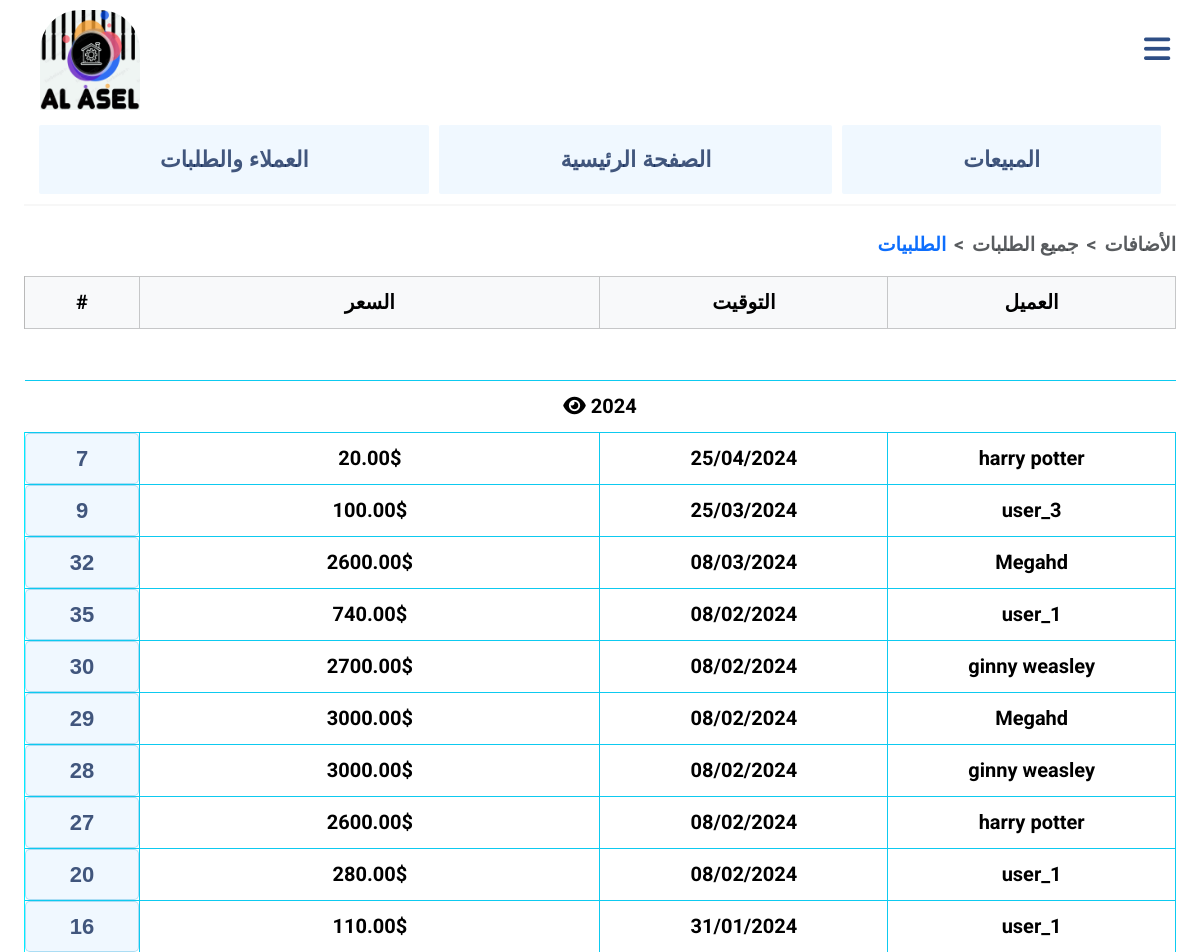
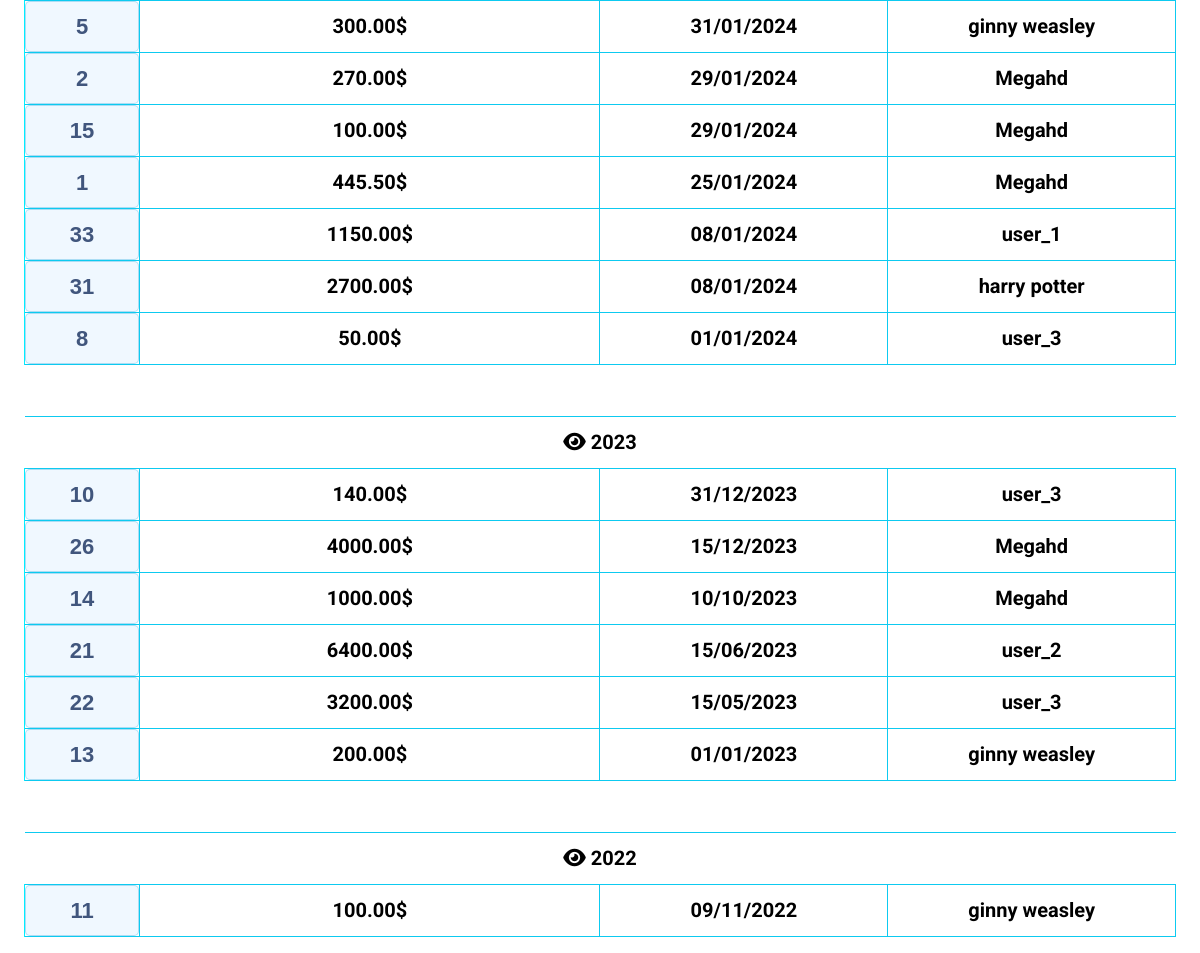
The app's page /users/all_orders (signed in) with its own data (2 pictures, top to bottom).
### main/models.py (models this page shows, shortened)
class Order(models.Model):
    customer = models.ForeignKey(Customer, on_delete=models.CASCADE, related_name="orders")
    created_at = models.DateTimeField(null=True, blank=True)
    total_real_price = models.DecimalField(max_digits=10, decimal_places=2, default=0)
    actual_price = models.DecimalField(max_digits=10, decimal_places=2, default=0)
    total_order_price = models.DecimalField(max_digits=10, decimal_places=2, default=0)
    profit = models.DecimalField(max_digits=10, decimal_places=2, default=0, null=True, blank=True)
    discount = models.IntegerField(default = 0, validators=[
            MinValueValidator(-100),
            MaxValueValidator(100)
        ])
    is_gomla = models.BooleanField(default=False)
    is_used = models.BooleanField(default=True)
    is_fully_paid = models.BooleanField(default=True)
    rest_money = models.DecimalField(max_digits=10, decimal_places=2, default=0, null=True, blank=True)

class Customer(models.Model):
    name = models.CharField(max_length=64)
    is_shop = models.BooleanField(default=False)
    is_supplier = models.BooleanField(default=False)
    number = models.PositiveIntegerField(
        unique=True,
        validators=[
            MinValueValidator(1000000001),
            MaxValueValidator(1599999999)
        ]
    )

### main/views.py (the view)
# urls.py: path("users/all_orders", views.all_orders, name="all_orders"),
@login_required(login_url="/login/")
def all_orders(request):
    orders = Order.objects.filter(is_used=True).order_by("-created_at")
    dates = orders.values_list("created_at", flat=True); years = {}
    for date in dates:
        date = change_zone(date)
        if not date.year in years.keys():
            years[f"{date.year}"] = orders.filter(created_at__range=(datetime.date(date.year, 1, 1), datetime.date(date.year + 1, 1, 1)))
    return render(request, "main/all_orders.html", {
        "years": years,
    })

### main/views.py (called while the page is built)
def change_zone(date):
    return timezone.localtime(date)

### main/templates/main/all_orders.html (shortened to what this page needs)
{% extends "main/layout.html" %}
{% load static %}
{% block body %}
<nav style="--bs-breadcrumb-divider: '<';" aria-label="breadcrumb">
    <ol class="breadcrumb">
      <li class="breadcrumb-item "><a href="{% url 'main:all_coming_orders' %}">الطلبيات</a></li>
      <li class="breadcrumb-item active" aria-current="page">جميع الطلبات </li>
      <li class="breadcrumb-item active" aria-current="page">الأضافات</li>
    </ol>
</nav>
<table class="table caption-top table-bordered border-info" id="user_orders_table">
    <thead class="table-light">
        <tr>
        <th class="table_left" scope="col" style="border-left-color: rgb(185, 185, 185);">#</th>
        <th class="table_mid_right" scope="col">السعر</th>
        <th class="table_right" scope="col">التوقيت</th>
        <th class="table_mid_left" scope="col">العميل</th>
        </tr>
    </thead>
    {% for year, orders in years.items %}
        <tr>
            <td style="border-style: none;"colspan="4">&nbsp;</td>
        </tr>
        <tr data-code="year_{{year}}" class="year">
            <td colspan="4" style="text-align: center; font-weight: bold; border-style: none;">
                <span class="toggle-icon" data-toggle="year_{{year}}">
                    <i class="fas fa-eye"></i>
                </span>
            {{ year }}
            </td>
        </tr>
        <tbody id="year_{{year}}">
            {% for order in orders %}
                <tr>
                    <th scope="row" class="table_left container_order_id_link" style="border-left-color: rgb(0, 238, 255);">
                        <a class="submit_button order_id_link " href={% url 'main:order_info' order.id %}>{{ order.id }}</a>
                    </th>
                    <td class="table_mid_left">{{ order.total_order_price }}$</td>
                    <td class="table_right">{{ order.created_at|date:"d/m/Y" }}</td>
                    <td class="table_mid_right">{{ order.customer.name }} </td>
                </tr>
            {%endfor%}
        </tbody>
    {%endfor%}
</table>
{% endblock %}

### main/static/main/mainn.css (style rules this page uses)
.submit_button, .order_rank, .input_search { background-color: aliceblue; font-family: arial; font-weight:600; color:rgba(5, 31, 80, 0.747); font-size: 22px; padding: 7px; border-style: solid; border-radius: 5px; border-width: 1px; border-color: rgba(135, 209, 238, 0.658); }
body { padding-left: 2%; padding-right: 2%; font-family: arial; font-weight: bold; margin-top: 0; font-family: Roboto, Arial, sans-serif; }
body { transition: padding-right 0.3s ease; }
a { text-decoration: none; }
td, th { font-size: 20px; height: 40px; text-align: right; width: auto; padding-left: 10px; padding-right: 10px; text-align: center; border-bottom: 1px solid; border-top: 1px solid; }
.table_left.container_order_id_link { position: relative; width: auto; }
.order_id_link { position: absolute; left: 0; right: 0; top: 0; bottom: 0; overflow-x: auto; overflow-y: hidden; }
#user_orders_table td, #user_orders_table tr { line-height: 35px; }
.table_left { width: 10%; }
.table_mid_left { width: 40%; }
.table_mid_right { width: 25%; }
.table_right { width: 25%; }
.breadcrumb { justify-content: flex-end; font-size: larger; }

### records on screen
Order: id "7", total_order_price "20.00", created_at "25/04/2024", customer.name "harry potter"
Order: id "9", total_order_price "100.00", created_at "25/03/2024", customer.name "user_3"
Order: id "32", total_order_price "2600.00", created_at "08/03/2024", customer.name "Megahd"
Order: id "35", total_order_price "740.00", created_at "08/02/2024", customer.name "user_1"
Order: id "30", total_order_price "2700.00", created_at "08/02/2024", customer.name "ginny weasley"
Order: id "29", total_order_price "3000.00", created_at "08/02/2024", customer.name "Megahd"
Order: id "28", total_order_price "3000.00", created_at "08/02/2024", customer.name "ginny weasley"
Order: id "27", total_order_price "2600.00", created_at "08/02/2024", customer.name "harry potter"
Order: id "20", total_order_price "280.00", created_at "08/02/2024", customer.name "user_1"
Order: id "16", total_order_price "110.00", created_at "31/01/2024", customer.name "user_1"
Order: id "5", total_order_price "300.00", created_at "31/01/2024", customer.name "ginny weasley"
Order: id "2", total_order_price "270.00", created_at "29/01/2024", customer.name "Megahd"
Order: id "15", total_order_price "100.00", created_at "29/01/2024", customer.name "Megahd"
Order: id "1", total_order_price "445.50", created_at "25/01/2024", customer.name "Megahd"
Order: id "33", total_order_price "1150.00", created_at "08/01/2024", customer.name "user_1"
Order: id "31", total_order_price "2700.00", created_at "08/01/2024", customer.name "harry potter"
Order: id "8", total_order_price "50.00", created_at "01/01/2024", customer.name "user_3"
Order: id "10", total_order_price "140.00", created_at "31/12/2023", customer.name "user_3"
Order: id "26", total_order_price "4000.00", created_at "15/12/2023", customer.name "Megahd"
Order: id "14", total_order_price "1000.00", created_at "10/10/2023", customer.name "Megahd"
Order: id "21", total_order_price "6400.00", created_at "15/06/2023", customer.name "user_2"
Order: id "22", total_order_price "3200.00", created_at "15/05/2023", customer.name "user_3"
Order: id "13", total_order_price "200.00", created_at "01/01/2023", customer.name "ginny weasley"
Order: id "11", total_order_price "100.00", created_at "09/11/2022", customer.name "ginny weasley"

### other values on screen
{{ year }} "2024" "2023" "2022"
